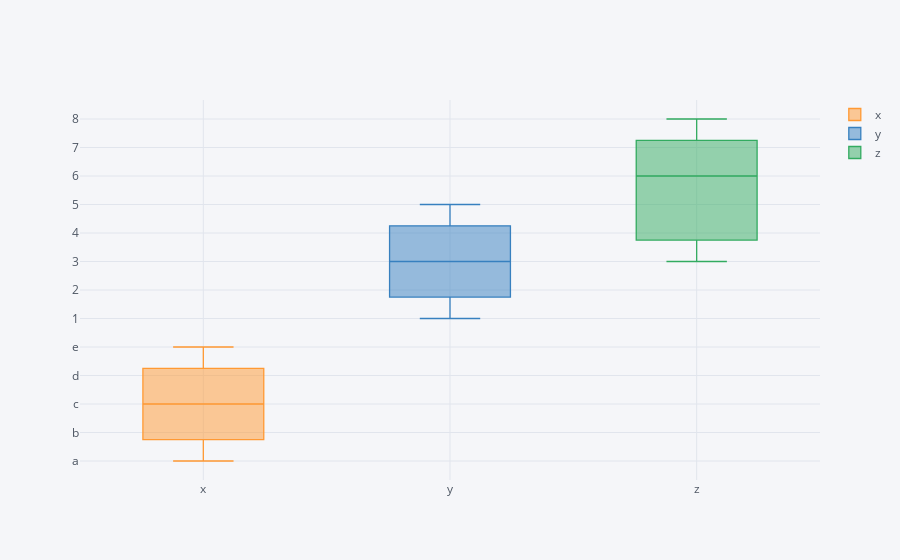

The notebook cell saved with this chart:
### Code cell
df.iplot(kind = "box")

### Figure 1 — Plotly figure (JSON) as saved in the notebook; plotly's stock layout.template omitted (floating-point values rounded to 4 significant figures)
{"data": [{"boxpoints": false, "line": {"width": 1.3}, "marker": {"color": "rgba(255, 153, 51, 1.0)"}, "name": "x", "orientation": "v", "type": "box", "y": ["a", "b", "c", "d", "e"]}, {"boxpoints": false, "line": {"width": 1.3}, "marker": {"color": "rgba(55, 128, 191, 1.0)"}, "name": "y", "orientation": "v", "type": "box", "y": [1, 2, 3, 4, 5]}, {"boxpoints": false, "line": {"width": 1.3}, "marker": {"color": "rgba(50, 171, 96, 1.0)"}, "name": "z", "orientation": "v", "type": "box", "y": [6, 7, 8, 4, 3]}], "layout": {"legend": {"bgcolor": "#F5F6F9", "font": {"color": "#4D5663"}}, "paper_bgcolor": "#F5F6F9", "plot_bgcolor": "#F5F6F9", "title": {"font": {"color": "#4D5663"}}, "xaxis": {"gridcolor": "#E1E5ED", "showgrid": true, "tickfont": {"color": "#4D5663"}, "title": {"font": {"color": "#4D5663"}, "text": ""}, "zerolinecolor": "#E1E5ED"}, "yaxis": {"gridcolor": "#E1E5ED", "showgrid": true, "tickfont": {"color": "#4D5663"}, "title": {"font": {"color": "#4D5663"}, "text": ""}, "zerolinecolor": "#E1E5ED"}}}
